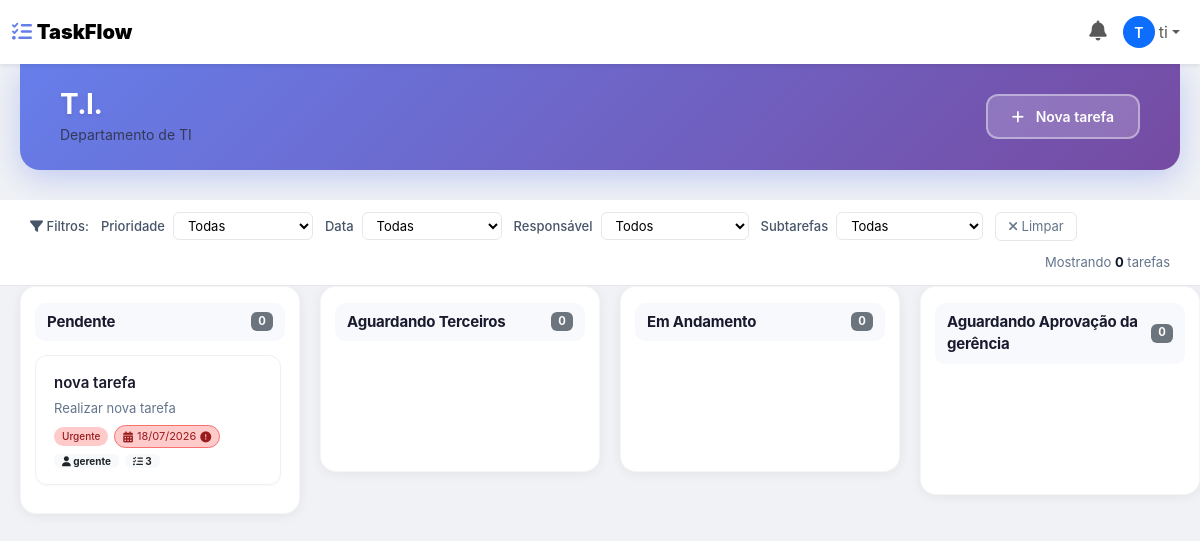
The page /board/1/?open_task=13 (signed in) on the database its author committed.
### main/models.py (models this page shows, shortened)
class User(AbstractUser):
    TIPOS = (
        ("admin", "Administrador"),
        ("gerente", "Gerente"),
        ("usuario", "Usuário"),
    )
    tipo = models.CharField(
        max_length=20,
        choices=TIPOS,
        default="usuario"
    )
    workspace = models.ForeignKey(
        "Workspace",
        on_delete=models.SET_NULL,
        null=True,
        blank=True,
        related_name="usuarios"
    )

class Board(models.Model):
    workspace = models.ForeignKey(
        Workspace,
        on_delete=models.CASCADE,
        related_name="boards"
    )
    nome = models.CharField(
        max_length=100
    )
    descricao = models.TextField(
        blank=True
    )
    privado = models.BooleanField(
        default=False
    )
    criado_em = models.DateTimeField(
        auto_now_add=True
    )

class Status(models.Model):
    workflow = models.ForeignKey(
        Workflow,
        on_delete=models.CASCADE,
        related_name="status"
    )
    nome = models.CharField(
        max_length=100
    )
    ordem = models.PositiveIntegerField(
        default=0
    )
    cor = models.CharField(
        max_length=20,
        default="#000000"
    )
    class Meta:
        ordering = [
            "ordem"
        ]

class Task(models.Model):
    PRIORIDADES = (
        ("baixa", "Baixa"),
        ("media", "Média"),
        ("alta", "Alta"),
        ("urgente", "Urgente"),
    )
    board = models.ForeignKey(
        Board,
        on_delete=models.CASCADE,
        related_name="tarefas"
    )
    workflow = models.ForeignKey(
        Workflow,
        on_delete=models.PROTECT,
        related_name="tarefas"
    )
    titulo = models.CharField(
        max_length=200
    )
    descricao = models.TextField(
        blank=True
    )
    prioridade = models.CharField(
        max_length=20,
        choices=PRIORIDADES,
        default="media"
    )
    status = models.ForeignKey(
        Status,
        on_delete=models.PROTECT,
        related_name="tasks"
    )
    responsavel = models.ForeignKey(
        User,
        on_delete=models.SET_NULL,
        null=True,
        blank=True,
        related_name="tarefas_responsaveis"
    )
    criado_por = models.ForeignKey(
        User,
        on_delete=models.SET_NULL,
        null=True,
        blank=True,
        related_name="tarefas_criadas"
    )
    atualizado_por = models.ForeignKey(
        User,
        on_delete=models.SET_NULL,
        null=True,
        blank=True,
        related_name="tarefas_atualizadas"
    )
    ordem = models.PositiveIntegerField(
        default=0
    )
    data_entrega = models.DateField(
        null=True,
        blank=True
    )
    criado_em = models.DateTimeField(
        auto_now_add=True
    )
    atualizado_em = models.DateTimeField(
        auto_now=True
    )
    class Meta:
        ordering = ["ordem"]

### main/views.py (the view)
# urls.py: path("board/<int:board_id>/", board_view, name="board"),
@login_required
@board_access_required
def board_view(request, board_id):
    board = get_object_or_404(Board, id=board_id)
    usuario = request.user
    if not check_permission_user_board(usuario, board):
        messages.error(request, "Você não tem permissão para acessar este setor.")
        return redirect("home")
    status_list = Status.objects.filter(
        workflow__board=board
    ).order_by("ordem").prefetch_related(
        "tasks__subtasks",
        "tasks__comments",
        "tasks__history"
    )
    membros_ids = BoardMember.objects.filter(
        board=board
    ).values_list('usuario_id', flat=True)
    usuarios_board = User.objects.filter(
        id__in=membros_ids,
        workspace=usuario.workspace,
        is_active=True
    ).order_by('first_name', 'last_name')
    if usuario not in usuarios_board:
        usuarios_board = usuarios_board | User.objects.filter(id=usuario.id)
    usuarios = User.objects.filter(
        workspace=request.user.workspace,
        is_active=True
    )
    from datetime import date, timedelta
    today = date.today()
    today_plus_3 = today + timedelta(days=3)
    open_task_id = request.GET.get('open_task')
    return render(
        request,
        "board.html",
        {
            "board": board,
            "status_list": status_list,
            "usuarios": usuarios,
            "usuarios_board": usuarios_board,
            "user_tipo": usuario.tipo,
            "today": today,
            "today_plus_3": today_plus_3,
            "open_task_id": open_task_id,
        }
    )

### main/templates/board.html (shortened to what this page needs)
{% load static %}
<!DOCTYPE html>
<html lang="pt-br">
<head>
    <link href="https://cdn.jsdelivr.net/npm/bootstrap@5.3.3/dist/css/bootstrap.min.css" rel="stylesheet">
    <link rel="stylesheet" href="https://cdnjs.cloudflare.com/ajax/libs/font-awesome/6.4.0/css/all.min.css">
    <link rel="stylesheet" href="https://cdnjs.cloudflare.com/ajax/libs/at.js/1.5.4/css/jquery.atwho.min.css">
    <link rel="stylesheet" href="{% static 'css/board.css' %}">
</head>
<body>
    {% include 'navbar.html' %}
    <div class="board-header d-flex justify-content-between align-items-center">
        <div>
            <h2 class="mb-0">{{ board.nome }}</h2>
            <small class="text-muted">{{ board.descricao|default:"Sem descrição" }}</small>
        </div>
        <button class="btn btn-primary" data-bs-toggle="modal" data-bs-target="#addTaskModal">
            <i class="fas fa-plus"></i> Nova tarefa
        </button>
    </div>
    <div class="filters-section" id="filtersSection">
        <div class="filter-group">
            <label><i class="fas fa-filter"></i> Filtros:</label>
        </div>
        <div class="filter-group">
            <label>Prioridade</label>
            <select id="filterPriority">
                <option value="all">Todas</option>
            </select>
        </div>
        <div class="filter-group">
            <label>Data</label>
            <select id="filterDueDate">
                <option value="all">Todas</option>
            </select>
        </div>
        <div class="filter-group">
            <label>Responsável</label>
            <select id="filterResponsavel">
                <option value="all">Todos</option>
            </select>
        </div>
        <div class="filter-group">
            <label>Subtarefas</label>
            <select id="filterSubtasks">
                <option value="all">Todas</option>
            </select>
        </div>
        <button class="clear-filters" onclick="clearFilters()">
            <i class="fas fa-times"></i> Limpar
        </button>
        <span class="filter-stats" id="filterStats">
            Mostrando <strong id="visibleCount">0</strong> tarefas
        </span>
    </div>
    <div class="kanban-container" id="kanbanContainer">
        {% for status in status_list %}
        <div class="kanban-column" data-status="{{ status.id }}" data-status-name="{{ status.nome }}">
            <div class="column-title">
                {{ status.nome }}
                <span class="badge bg-secondary float-end" id="count-{{ status.id }}">0</span>
            </div>
            <div class="tasks" id="tasks-{{ status.id }}" data-status="{{ status.id }}">
                {% for task in status.tasks.all %}
                <div class="task-card"
                     data-task-id="{{ task.id }}"
                     data-prioridade="{{ task.prioridade }}"
                     data-responsavel="{{ task.responsavel.id|default:'unassigned' }}"
                     data-data-entrega="{{ task.data_entrega|date:'Y-m-d'|default:'' }}"
                     draggable="true"
                     onclick="openTaskModal({{ task.id }})">
                    <h4>{{ task.titulo }}</h4>
                    {% if task.descricao %}
                    <div class="task-description">{{ task.descricao|truncatechars:60 }}</div>
                    {% endif %}
                    <div class="task-meta">
                        <span class="priority-badge priority-{{ task.prioridade }}">
                            {{ task.get_prioridade_display }}
                        </span>
                        {% if task.data_entrega %}
                        <span class="due-date {% if task.data_entrega < today %}overdue{% elif task.data_entrega == today %}today{% elif task.data_entrega <= today_plus_3 %}soon{% endif %}">
                            <i class="fas fa-calendar-alt"></i>
                            {{ task.data_entrega|date:"d/m/Y" }}
                            {% if task.data_entrega < today %}
                            <i class="fas fa-exclamation-circle"></i>
                            {% endif %}
                        </span>
                        {% endif %}
                        {% if task.responsavel %}
                        <span class="badge bg-light text-dark">
                            <i class="fas fa-user"></i> {{ task.responsavel.get_full_name|default:task.responsavel.username }}
                        </span>
                        {% endif %}
                        {% with total=task.subtasks.count %}
                        {% if total > 0 %}
                        <span class="badge bg-light text-dark subtask-count-badge">
                            <i class="fas fa-tasks"></i> {{ total }}
                        </span>
                        {% endif %}
                        {% endwith %}
                    </div>
                </div>
                {% endfor %}
            </div>
        </div>
        {% endfor %}
    </div>
</body>
</html>

### main/templates/navbar.html (shortened to what this page needs)
<nav class="navbar navbar-expand-lg navbar-light bg-white shadow-sm">
    <div class="container-fluid">
        <a class="navbar-brand fw-bold" href="{% url 'home' %}">
            <i class="fas fa-tasks" style="color: #667eea;"></i>
            <strong>TaskFlow</strong>
        </a>
        <div class="collapse navbar-collapse" id="navbarNav">
            <ul class="navbar-nav ms-auto align-items-center">
                <li class="nav-item dropdown" id="notificacoes-dropdown">
                    <a class="nav-link position-relative" href="#" role="button" data-bs-toggle="dropdown" aria-expanded="false" id="sino-notificacoes">
                        <i class="fas fa-bell" style="font-size: 20px;"></i>
                    </a>
                </li>
                <li class="nav-item dropdown">
                    <a class="nav-link dropdown-toggle d-flex align-items-center" href="#" role="button" data-bs-toggle="dropdown">
                        {% if user.avatar %}
                        <img src="{{ user.avatar.url }}" alt="Avatar" class="rounded-circle me-1" style="width: 32px; height: 32px; object-fit: cover;">
                        {% else %}
                        <div class="rounded-circle bg-primary text-white d-inline-flex align-items-center justify-content-center me-1" style="width: 32px; height: 32px; font-size: 14px; font-weight: 600;">
                            {{ user.first_name|first|default:user.username|first|upper }}
                        </div>
                        {% endif %}
                        <span class="d-none d-md-inline">
                            {{ user.first_name|default:user.username }}
                        </span>
                    </a>
                </li>
            </ul>
        </div>
    </div>
</nav>

### static/css/board.css (style rules this page uses)
* { box-sizing: border-box; }
body { background: #f0f2f5; font-family: 'Inter', -apple-system, BlinkMacSystemFont, 'Segoe UI', Roboto, sans-serif; margin: 0; padding: 0; }
.board-header { background: linear-gradient(135deg, #667eea 0%, #764ba2 100%); padding: 24px 40px; border-radius: 0 0 20px 20px; margin: 0 20px 30px 20px; box-shadow: 0 8px 32px rgba(102, 126, 234, 0.35); display: flex; justify-content: space-between; align-items: center; flex-wrap: wrap; gap: 15px; }
.board-header h2 { color: #ffffff; font-size: 28px; font-weight: 700; margin: 0; letter-spacing: -0.5px; text-shadow: 0 2px 4px rgba(0, 0, 0, 0.1); }
.board-header .btn-primary { background: rgba(255, 255, 255, 0.2); border: 2px solid rgba(255, 255, 255, 0.4); color: #fff; padding: 10px 24px; border-radius: 12px; font-weight: 600; font-size: 14px; transition: all 0.3s ease; backdrop-filter: blur(10px); }
.board-header .btn-primary i { margin-right: 8px; }
.kanban-container { display: flex; gap: 20px; padding: 0 20px 30px 20px; overflow-x: auto; min-height: calc(100vh - 200px); align-items: flex-start; }
.kanban-column { flex: 0 0 320px; min-width: 280px; max-width: 380px; background: #ffffff; border-radius: 16px; padding: 16px 14px; box-shadow: 0 2px 12px rgba(0, 0, 0, 0.06); border: 1px solid rgba(0, 0, 0, 0.04); transition: all 0.3s ease; max-height: calc(100vh - 200px); display: flex; flex-direction: column; }
.column-title { font-size: 15px; font-weight: 700; color: #1a1a2e; padding: 8px 12px; margin-bottom: 14px; border-radius: 10px; display: flex; justify-content: space-between; align-items: center; background: #f8f9fc; letter-spacing: -0.2px; flex-shrink: 0; }
.tasks { flex: 1; overflow-y: auto; padding-right: 4px; min-height: 100px; max-height: calc(100vh - 280px); }
.task-card { background: #ffffff; border-radius: 12px; padding: 16px 18px; margin-bottom: 12px; border: 1px solid #eef0f5; cursor: grab; transition: all 0.25s ease; position: relative; box-shadow: 0 1px 3px rgba(0, 0, 0, 0.03); }
.task-card h4 { font-size: 15px; font-weight: 600; color: #1a1a2e; margin: 0 0 6px 0; line-height: 1.4; display: -webkit-box; -webkit-line-clamp: 2; -webkit-box-orient: vertical; overflow: hidden; }
.task-card .task-description { font-size: 13px; color: #64748b; margin: 0 0 8px 0; line-height: 1.4; display: -webkit-box; -webkit-line-clamp: 2; -webkit-box-orient: vertical; overflow: hidden; }
.task-card .task-meta { display: flex; flex-wrap: wrap; align-items: center; gap: 6px; font-size: 12px; color: #64748b; margin-top: 4px; }
.task-card .task-meta .badge { font-size: 10px; padding: 2px 8px; }
.priority-badge { font-size: 10px; padding: 2px 8px; border-radius: 12px; font-weight: 500; }
.priority-urgente { background: #fecaca; color: #991b1b; }
.due-date { font-size: 11px; padding: 2px 8px; border-radius: 12px; border: 1px solid #e5e7eb; background: #f8fafc; display: inline-flex; align-items: center; gap: 4px; }
.due-date.overdue { background: #fecaca; border-color: #f87171; color: #991b1b; }
.filters-section { background: white; padding: 12px 30px; border-bottom: 1px solid #e5e7eb; display: flex; flex-wrap: wrap; align-items: center; gap: 12px; }
.filters-section .filter-group { display: flex; align-items: center; gap: 8px; }
.filters-section .filter-group label { font-size: 13px; font-weight: 500; color: #475569; margin: 0; white-space: nowrap; }
.filters-section .filter-group select, .filters-section .filter-group input { font-size: 13px; padding: 4px 10px; border-radius: 6px; border: 1px solid #e5e7eb; background: white; min-width: 140px; }
.filters-section .clear-filters { font-size: 13px; color: #64748b; cursor: pointer; padding: 4px 12px; border-radius: 6px; border: 1px solid #e5e7eb; background: white; transition: all 0.2s; }
.filters-section .filter-stats { font-size: 13px; color: #64748b; margin-left: auto; }
.filters-section .filter-stats strong { color: #0f172a; }
@media (max-width: 1200px) { .kanban-column { flex: 0 0 280px; min-width: 260px; } }

### rows shown on the page
User: first_name|first "T", first_name "ti"
Board: nome "T.I.", descricao "Departamento de TI"
Status: nome "Pendente"
Task: titulo "nova tarefa", descricao "Realizar nova tarefa", prioridade "Urgente", data_entrega "18/07/2026", responsavel.get_full_name "gerente", subtasks.count "3"
Status: nome "Aguardando Terceiros"
Status: nome "Em Andamento"
Status: nome "Aguardando Aprovação da gerência"
